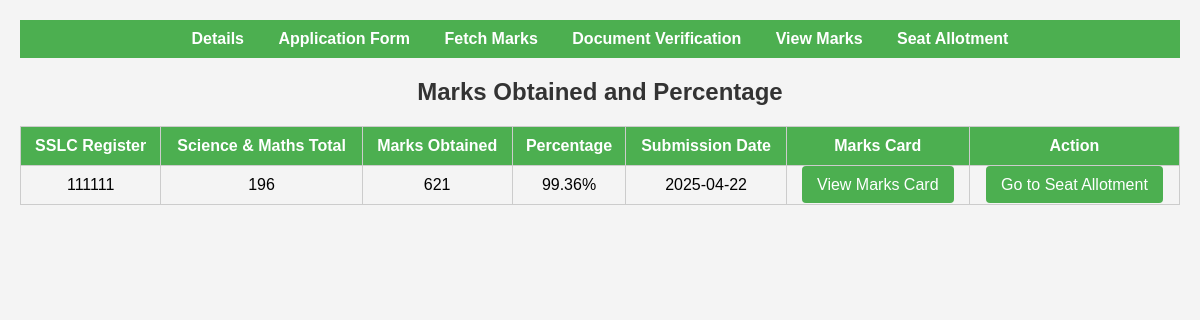
/view_marks.php, run on the app's committed database.
### tables this page shows
CREATE TABLE `students` (
  `id` int(11) NOT NULL,
  `sats_no` varchar(50) NOT NULL,
  `aadhar_no` varchar(12) NOT NULL,
  `names` varchar(100) NOT NULL,
  `mother_name` varchar(100) NOT NULL,
  `father_name` varchar(100) NOT NULL,
  `dob` date NOT NULL,
  `gender` enum('Male','Female') NOT NULL,
  `nationality` enum('Yes','No') NOT NULL,
  `religion` varchar(50) NOT NULL,
  `exam_type` enum('SSLC','CBSE','ICSE','Others') NOT NULL,
  `native_state` varchar(50) NOT NULL,
  `native_district` varchar(50) NOT NULL,
  `years_studied` int(11) DEFAULT NULL,
  `rural_study` enum('Yes','No') NOT NULL,
  `kannada_medium` enum('Yes','No') NOT NULL,
  `exemption_rule` enum('Yes','No') NOT NULL,
  `clause_code` varchar(50) DEFAULT NULL,
  `snq_quota` enum('Yes','No') NOT NULL,
  `hyd_kar_quota` enum('Yes','No') NOT NULL,
  `special_category` varchar(50) DEFAULT NULL,
  `reserved_category` varchar(50) DEFAULT NULL,
  `caste_name` varchar(50) DEFAULT NULL,
  `annual_income` decimal(10,2) DEFAULT NULL,
  `total_marks` int(11) DEFAULT NULL,
  `marks_obtained` int(11) DEFAULT NULL,
  `science_marks` int(11) DEFAULT NULL,
  `maths_marks` int(11) DEFAULT NULL,
  `science_math_total` int(11) DEFAULT NULL,
  `mobile` varchar(10) NOT NULL,
  `parent_mobile` varchar(10) DEFAULT NULL,
  `email` varchar(100) DEFAULT NULL,
  `address` text DEFAULT NULL,
  `course_name` varchar(100) DEFAULT NULL,
  `SSLC_Register` varchar(50) DEFAULT NULL,
  `institution_code` varchar(50) DEFAULT NULL,
  `college_name` varchar(100) DEFAULT NULL,
  `signature_candidate` varchar(255) DEFAULT NULL,
  `signature_parent` varchar(255) DEFAULT NULL,
  `submission_date` date DEFAULT NULL,
  `sslc_marks_card` varchar(255) DEFAULT NULL,
  `tc` varchar(255) DEFAULT NULL,
  `caste_certificate` varchar(255) DEFAULT NULL,
  `income_certificate` varchar(255) DEFAULT NULL,
  `study_certificate` varchar(255) DEFAULT NULL,
  `kannada_medium_certificate` varchar(255) DEFAULT NULL,
  `rural_quota_certificate` varchar(255) DEFAULT NULL,
  `special_quota_certificate` varchar(255) DEFAULT NULL,
  `aadhar_card` varchar(255) DEFAULT NULL,
  `student_photo` varchar(255) DEFAULT NULL,
  `Year_of_passing` int(11) DEFAULT NULL,
  `pincode` varchar(10) DEFAULT NULL,
  `state_appeared` varchar(50) DEFAULT NULL
);

### view_marks.php (the view, shortened to what this page needs)
<?php
$servername = "localhost";
$username = "root";
$password = "";
$dbname = "diploma_admission";
$conn = new mysqli($servername, $username, $password, $dbname);
$sql = "SELECT SSLC_Register, marks_obtained, science_math_total, submission_date, sslc_marks_card FROM students ORDER BY marks_obtained DESC";
$result = $conn->query($sql);
?>
<!DOCTYPE html>
<html>
<head>
</head>
<body>
<nav>
<div class="dropdown">
            <a href="#">Details</a>
        </div>
    <a href="application_form.php">Application Form</a>
    <a href="fetch_marks.php">Fetch Marks</a>
    <a href="marks_card.php">Document Verification</a>
    <a href="view_marks.php">View Marks</a>
    <a href="seat_allotment.php">Seat Allotment</a>
</nav>
<h2>Marks Obtained and Percentage</h2>
<table>
    <tr>
        <th>SSLC Register</th>
        <th>Science & Maths Total</th>
        <th>Marks Obtained</th>
        <th>Percentage</th>
        <th>Submission Date</th>
        <th>Marks Card</th>
        <th>Action</th>
    </tr>
    <?php
    if ($result->num_rows > 0) {
        while($row = $result->fetch_assoc()) {
            $marks_obtained = htmlspecialchars($row['marks_obtained']);
            $science_math_total = htmlspecialchars($row['science_math_total']);
            $submission_date = htmlspecialchars($row['submission_date']);
            $sslc_marks_card = htmlspecialchars($row['sslc_marks_card']);
            $percentage = ($marks_obtained / 625) * 100;
            echo "<tr>";
            echo "<td>" . htmlspecialchars($row['SSLC_Register']) . "</td>";
            echo "<td>" . $science_math_total . "</td>";
            echo "<td>" . $marks_obtained . "</td>";
            echo "<td>" . number_format($percentage, 2) . "%</td>";
            echo "<td>" . $submission_date . "</td>";
            if (empty($sslc_marks_card)) {
                echo "<td><span class='red-link'>Marks Card Not Uploaded</span></td>";
            } else {
                echo "<td><a class='button' href='view_image.php?image=" . urlencode($sslc_marks_card) . "' target='_blank'>View Marks Card</a></td>";
            }
            echo "<td><a class='button' href='seat_allotment.php?marks=" . $marks_obtained . "'>Go to Seat Allotment</a></td>";
            echo "</tr>";
        }
    } else {
        echo "<tr><td colspan='7'>No records found</td></tr>";
    }
    ?>
</table>
</body>
</html>

### view_marks.php (style rules this page uses)
body { font-family: Arial, sans-serif; background-color: #f4f4f4; margin: 0; padding: 20px; }
h2 { text-align: center; color: #333; }
table { width: 100%; border-collapse: collapse; margin: 20px 0; }
th, td { border: 1px solid #ccc; padding: 10px; text-align: center; }
th { background-color: #4CAF50; color: white; }
nav { background-color: #4CAF50; padding: 10px; text-align: center; }
nav a { color: white; margin: 0 15px; text-decoration: none; font-weight: bold; }
.dropdown { display: inline-block; position: relative; }
.button { background-color: #4CAF50; color: white; padding: 10px 15px; border: none; border-radius: 4px; cursor: pointer; text-decoration: none; }

### data on the page
students: SSLC_Register "111111", science_math_total "196", marks_obtained "621", marks_obtained "99.36", submission_date "2025-04-22"
